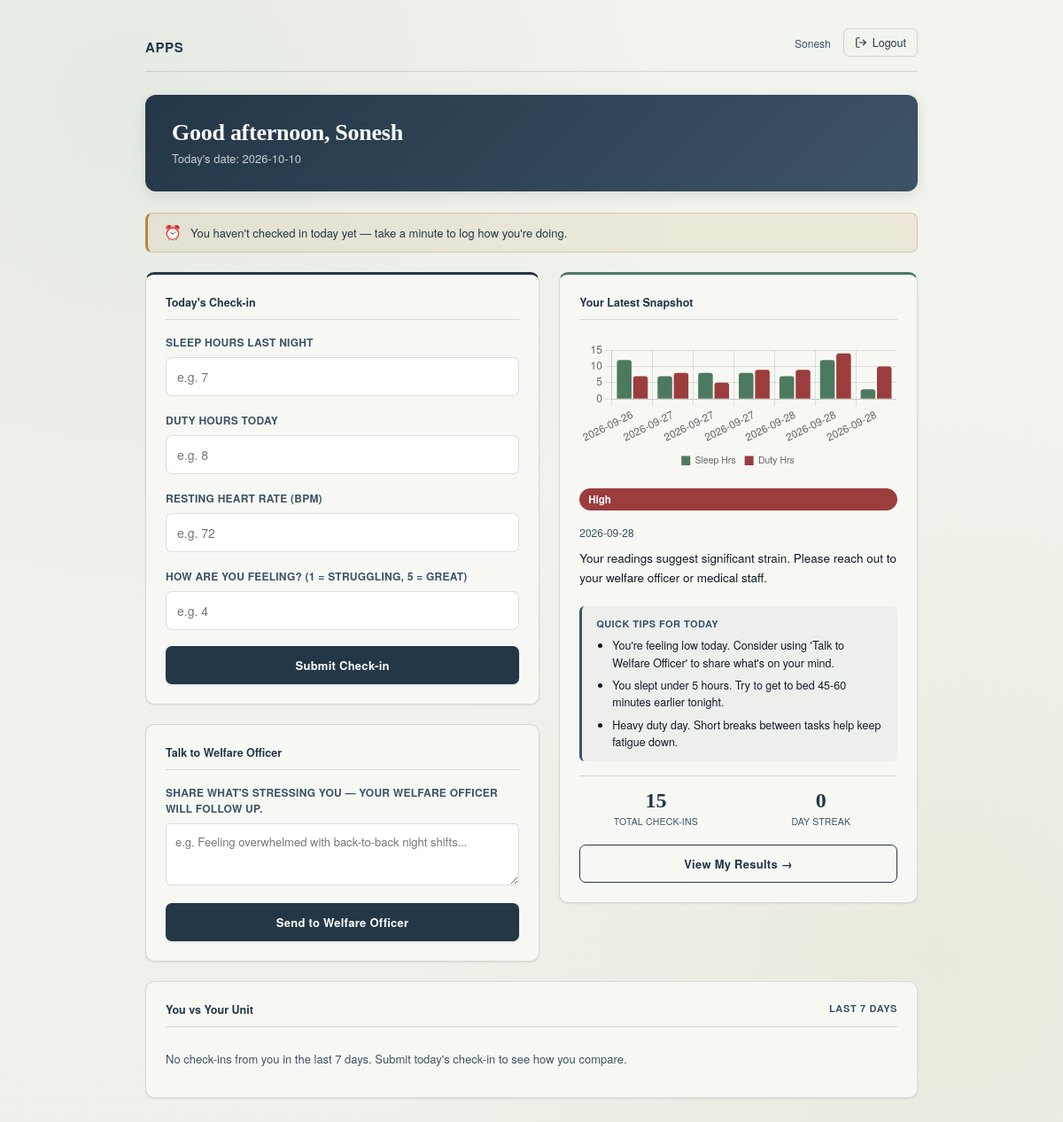
The app's page /dashboard (signed in) with its own data.
### tables this page shows
CREATE TABLE Users (
            id INTEGER PRIMARY KEY AUTOINCREMENT,
            name TEXT NOT NULL,
            unit TEXT,
            password TEXT NOT NULL,
            role TEXT NOT NULL DEFAULT 'personnel'
        );

CREATE TABLE DailyData (
            id INTEGER PRIMARY KEY AUTOINCREMENT,
            user_id INTEGER NOT NULL,
            date TEXT NOT NULL,
            sleep_hours REAL,
            duty_hours REAL,
            heart_rate INTEGER,
            mood_score INTEGER,
            stress_level TEXT,
            recommendation TEXT
        );

### app.py (the view)
@app.route("/dashboard")
def dashboard():
    if "user_id" not in session:
        return redirect(url_for("login"))
    conn = get_db()
    history = conn.execute(
        "SELECT * FROM DailyData WHERE user_id = ? ORDER BY id DESC",
        (session["user_id"],)
    ).fetchall()
    compare = None
    if session.get("role") == "personnel":
        me = conn.execute("SELECT unit FROM Users WHERE id = ?", (session["user_id"],)).fetchone()
        compare = get_unit_comparison(conn, session["user_id"], me["unit"] if me else None)
    conn.close()
    latest = history[0] if history else None
    tips = []
    if latest:
        sleep = latest["sleep_hours"]
        duty = latest["duty_hours"]
        hr = latest["heart_rate"]
        mood = latest["mood_score"]
        if mood <= 2:
            tips.append("You're feeling low today. Consider using 'Talk to Welfare Officer' to share what's on your mind.")
        elif mood == 3:
            tips.append("Mood is so-so. A short walk or a chat with a colleague can lift it.")
        if sleep < 5:
            tips.append("You slept under 5 hours. Try to get to bed 45-60 minutes earlier tonight.")
        elif sleep < 6.5:
            tips.append("Your sleep was a little short. Aim for 7+ hours tonight and keep screens away for 30 minutes before bed.")
        if duty > 12:
            tips.append("Very long duty day. Take a proper meal and a short rest break, and rest well before your next shift.")
        elif duty > 9:
            tips.append("Heavy duty day. Short breaks between tasks help keep fatigue down.")
        if hr > 90:
            tips.append("Your resting heart rate is high. Try 5 minutes of slow breathing (4 seconds in, 6 out) and drink some water.")
        elif hr > 80:
            tips.append("Resting heart rate is slightly raised. A short walk or some stretching can help.")
        if not tips:
            tips.append("All your indicators look healthy today. Keep up the balance of rest and duty.")
        tips = tips[:3]
    streak = 0
    if history:
        expected = date.today()
        dates = {row["date"] for row in history}
        while expected.isoformat() in dates:
            streak += 1
            expected -= timedelta(days=1)
    MILESTONES = [7, 14, 30, 60, 100]
    milestone = streak if streak in MILESTONES else None
    today_str = date.today().isoformat()
    checked_in_today = any(row["date"] == today_str for row in history)
    req_conn = get_db()
    pending_request = req_conn.execute(
        "SELECT * FROM StressRequests WHERE user_id = ? AND stage NOT IN ('Resolved', 'Closed') ORDER BY id DESC LIMIT 1",
        (session["user_id"],)
    ).fetchone()
    resolved_request = None
    if not pending_request:
        resolved_request = req_conn.execute(
            "SELECT * FROM StressRequests WHERE user_id = ? AND stage IN ('Resolved', 'Closed') ORDER BY id DESC LIMIT 1",
            (session["user_id"],)
        ).fetchone()
    req_conn.close()
    hour = datetime.now().hour
    if hour < 12:
        greeting = "Good morning"
    elif hour < 17:
        greeting = "Good afternoon"
    else:
        greeting = "Good evening"
    recent = list(history[:7])
    recent.reverse()
    trend_labels = [row["date"] for row in recent]
    trend_sleep = [row["sleep_hours"] for row in recent]
    trend_duty = [row["duty_hours"] for row in recent]
    return render_template(
        "dashboard.html",
        user_name=session["user_name"],
        history=history,
        latest=latest,
        streak=streak,
        milestone=milestone,
        checked_in_today=checked_in_today,
        pending_request=pending_request,
        resolved_request=resolved_request,
        tips=tips,
        greeting=greeting,
        today=date.today().isoformat(),
        trend_labels=trend_labels,
        trend_sleep=trend_sleep,
        trend_duty=trend_duty,
        compare=compare
    )

### app.py (called while the page is built, shortened)
def get_db():
    conn = sqlite3.connect(DB_PATH)
    conn.row_factory = sqlite3.Row
    return conn

def get_unit_comparison(conn, user_id, unit):
    if not unit:
        return {"status": "no_unit"}
    since = (date.today() - timedelta(days=COMPARE_DAYS - 1)).isoformat()
    rows = conn.execute("""
        SELECT DailyData.user_id AS uid,
               AVG(DailyData.sleep_hours) AS sleep,
               AVG(DailyData.duty_hours)  AS duty,
               AVG(DailyData.heart_rate)  AS hr,
               AVG(DailyData.mood_score)  AS mood
        FROM DailyData
        JOIN Users ON DailyData.user_id = Users.id
        WHERE Users.role = 'personnel'
          AND Users.unit = ?
          AND DailyData.date >= ?
        GROUP BY DailyData.user_id
    """, (unit, since)).fetchall()
    mine = next((r for r in rows if r["uid"] == user_id), None)
    if mine is None:
        return {"status": "no_checkins", "unit": unit}

### templates/dashboard.html (shortened to what this page needs)
<!DOCTYPE html>
<html lang="en">
<head>
<link rel="stylesheet" href="{{ url_for('static', filename='style.css') }}">
</head>
<body class="personnel-page">
<div class="wrap">
  <header class="top">
    <div>
      <div class="mark">APPS</div>
    </div>
    <div style="display:flex; align-items:center; gap:14px;">
      <span class="role-pill">{{ user_name }}</span>
    <a href="/logout" class="logout-link">
  <svg class="logout-icon" width="14" height="14" viewBox="0 0 24 24" fill="none" stroke="currentColor" stroke-width="2" stroke-linecap="round" stroke-linejoin="round">
    <path d="M9 21H5a2 2 0 0 1-2-2V5a2 2 0 0 1 2-2h4"></path>
    <polyline points="16 17 21 12 16 7"></polyline>
    <line x1="21" y1="12" x2="9" y2="12"></line>
  </svg>
  <span>Logout</span>
</a>
    </div>
  </header>
  <div class="welcome-banner personnel-banner">
    <div>
      <h2>{{ greeting }}, {{ user_name }}</h2>
      <p>Today's date: {{ today }}</p>
    </div>
  </div>
  {% if not checked_in_today %}
  <div class="reminder-banner">
    <span class="reminder-icon">⏰</span>
    <p>You haven't checked in today yet — take a minute to log how you're doing.</p>
  </div>
  {% endif %}
  <div class="grid2">
  <div style="display:flex; flex-direction:column; gap:22px;">
    <div class="card checkin-card fade-in">
      <h3>Today's Check-in</h3>
      <form method="POST" action="/submit_survey">
        <label>Sleep hours last night</label>
        <input type="number" step="0.5" name="sleep_hours" min="0" max="12" placeholder="e.g. 7" required>
        <label>Duty hours today</label>
        <input type="number" step="0.5" name="duty_hours" min="0" max="24" placeholder="e.g. 8" required>
        <label>Resting heart rate (bpm)</label>
        <input type="number" name="heart_rate" min="40" max="150" placeholder="e.g. 72" required>
        <label>How are you feeling? (1 = Struggling, 5 = Great)</label>
        <input type="number" name="mood_score" min="1" max="5" placeholder="e.g. 4" required>
        <button type="submit" class="btn">Submit Check-in</button>
      </form>
    </div>
    <div class="card">
      <h3>Talk to Welfare Officer</h3>
      {% if pending_request %}
        <div class="empty-note" style="padding:12px 0;">
          Your request is with the welfare officer. You'll see their response here once reviewed.
        </div>
        <p style="font-family:'Helvetica Neue', Arial, sans-serif; font-size:12.5px; color:var(--steel); margin-top:8px;">
          Status: <strong>{{ pending_request.stage or "New" }}</strong> &middot; Submitted on {{ pending_request.created_date }}
        </p>
      {% else %}
        <form method="POST" action="/submit_stress_request">
          <label>Share what's stressing you — your welfare officer will follow up.</label>
          <textarea name="message" required style="width:100%; min-height:70px; padding:10px; border:1px solid var(--line); border-radius:6px; font-family:'Helvetica Neue', Arial, sans-serif; font-size:13px; margin-bottom:16px; resize:vertical;" placeholder="e.g. Feeling overwhelmed with back-to-back night shifts..."></textarea>
          <button type="submit" class="btn">Send to Welfare Officer</button>
        </form>
      {% endif %}
    </div>
  </div>
  <div class="card snapshot-card fade-in delay-1">
    <h3>Your Latest Snapshot</h3>
    {% if trend_labels and trend_labels|length > 1 %}
    <div style="margin-bottom:16px;">
      <canvas id="personalTrendChart" style="max-height:150px;"></canvas>
    </div>
    {% endif %}
    {% if latest %}
      <span class="result-badge badge-{{ latest.stress_level|lower }}">{{ latest.stress_level }}</span>
      <p class="snapshot-date">{{ latest.date }}</p>
      <p class="snapshot-reco">{{ latest.recommendation }}</p>
    {% else %}
      <div class="empty-note" style="padding:10px 0;">No check-ins yet. Submit today's first!</div>
    {% endif %}
        {% if tips %}
    <div class="tips-box">
      <p class="tips-title">Quick tips for today</p>
      <ul class="tips-list">
        {% for tip in tips %}
        <li>{{ tip }}</li>
        {% endfor %}
      </ul>
    </div>
    {% endif %}
    <div class="mini-stats">
      <div class="mini-stat">
        <span class="mini-num">{{ history|length }}</span>
        <span class="mini-lbl">Total check-ins</span>
      </div>
      <div class="mini-stat">
        <span class="mini-num">{{ streak or 0 }}</span>
        <span class="mini-lbl">Day streak</span>
      </div>
    </div>
    <a href="/results" class="view-results-link">View My Results &rarr;</a>
  </div>
</div>
  {% if compare %}
  <div class="card compare-card fade-in delay-1">
    <h3>You vs Your Unit <span class="compare-window">last 7 days</span></h3>
    {% if compare.status == 'ok' %}
      <p class="compare-summary">{{ compare.summary }}</p>
      <div class="compare-legend">
        <span><i class="dot dot-you"></i> You</span>
        <span><i class="dot dot-unit"></i> Unit {{ compare.unit }} average</span>
      </div>
      {% for m in compare.metrics %}
      <div class="compare-row">
        <div class="compare-head">
          <span class="compare-label">{{ m.label }}</span>
          <span class="compare-chip chip-{{ m.verdict }}">
            {% if m.verdict == 'same' %}About the same
            {% else %}{{ '▲' if m.diff > 0 else '▼' }} {{ m.diff|abs }} {{ m.suffix }} {{ 'above' if m.diff > 0 else 'below' }} unit{% endif %}
          </span>
        </div>
        <div class="compare-bar"><div class="bar-fill bar-you" style="width:{{ m.you_pct }}%"></div></div>
        <div class="compare-bar"><div class="bar-fill bar-unit" style="width:{{ m.unit_pct }}%"></div></div>
        <div class="compare-vals">
          <span>You: <strong>{{ m.you }}</strong> {{ m.suffix }}</span>
          <span>Unit: <strong>{{ m.unit }}</strong> {{ m.suffix }}</span>
        </div>
      </div>
      {% endfor %}
      <p class="compare-privacy">Based on {{ compare.members }} personnel in your unit. Only group averages are shown, never an individual's data.</p>
    {% elif compare.status == 'no_checkins' %}
      <div class="empty-note" style="padding:10px 0;">No check-ins from you in the last 7 days. Submit today's check-in to see how you compare.</div>
    {% elif compare.status == 'not_enough' %}
      <div class="empty-note" style="padding:10px 0;">Your unit needs at least {{ compare.min_members }} personnel checking in this week before a fair average can be shown. This protects everyone's privacy.</div>
    {% else %}
      <div class="empty-note" style="padding:10px 0;">No unit is assigned to your profile, so there is nothing to compare with yet.</div>
    {% endif %}
  </div>
  {% endif %}
</div>
{% if trend_labels and trend_labels|length > 1 %}
<script>
  new Chart(document.getElementById('personalTrendChart'), {
    type: 'bar',
    data: {
      labels: {{ trend_labels|tojson }},
      datasets: [
        {
          label: 'Sleep Hrs',
          data: {{ trend_sleep|tojson }},
          backgroundColor: '#4c7a5e',
          borderRadius: 3
        },
        {
          label: 'Duty Hrs',
          data: {{ trend_duty|tojson }},
          backgroundColor: '#9c3d3d',
          borderRadius: 3
        }
      ]
    },
    options: {
      responsive: true,
      plugins: { legend: { position: 'bottom', labels: { boxWidth: 10, font: { size: 10.5 } } } },
      scales: { y: { beginAtZero: true } }
    }
  });
</script>
{% endif %}
</body>
</html>

### records on screen
Users: name "Sonesh"
DailyData: stress_level "High", date "2026-09-28", recommendation "Your readings suggest significant strain. Please reach out to your welfare officer or medical staff."

### other values on screen
{{ greeting }} "Good afternoon"
{{ tip }} "You're feeling low today. Consider using 'Talk to Welfare Officer' to share what's on your mind." "You slept under 5 hours. Try to get to bed 45-60 minutes earlier tonight." "Heavy duty day. Short breaks between tasks help keep fatigue down."
{{ history|length }} "15"
{{ streak or 0 }} "0"
chart data {{ trend_labels|tojson }} ["2026-09-26", "2026-09-27", "2026-09-27", "2026-09-27", "2026-09-28", "2026-09-28", "2026-09-28"]
chart data {{ trend_sleep|tojson }} [12.0, 7.0, 8.0, 8.0, 7.0, 12.0, 3.0]
chart data {{ trend_duty|tojson }} [7.0, 8.0, 5.0, 9.0, 9.0, 14.0, 10.0]
